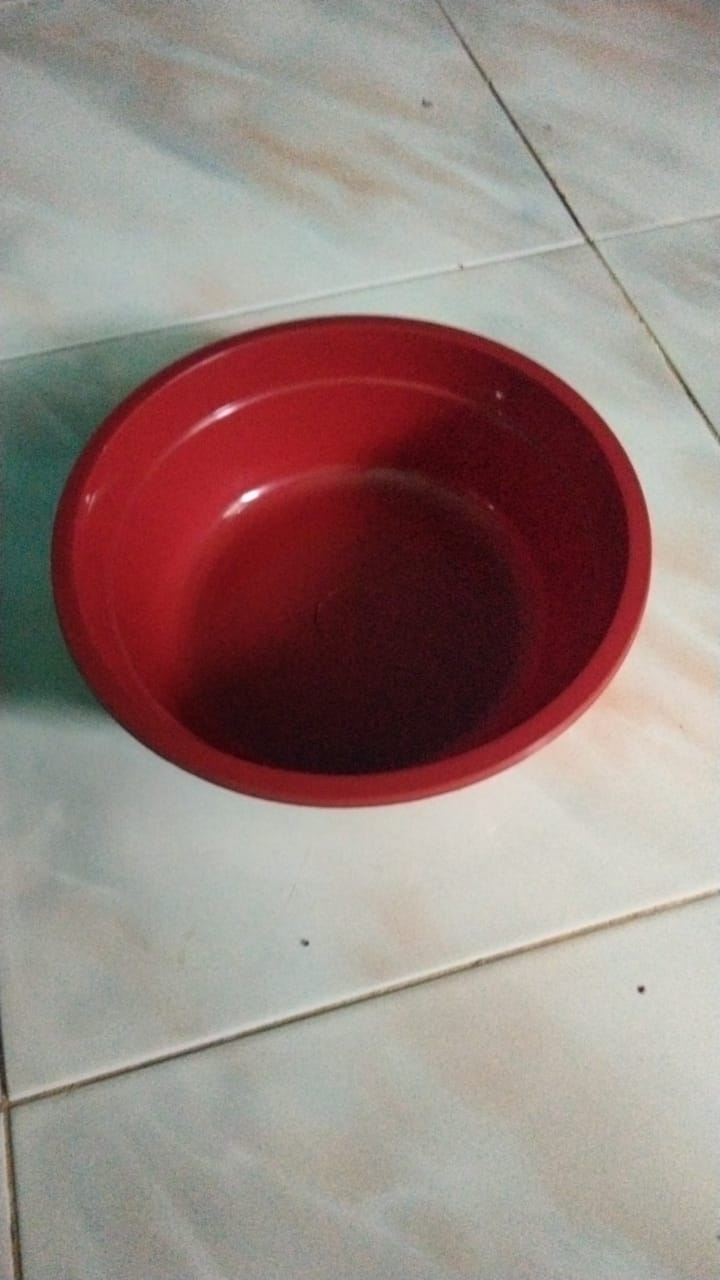
#> input picture Rio Adrian_1MIO_062340833237/Tambahan/baskom.jpg, 720 x 1280 px, found by its file name
$ python Tambahan_baskom.py
#> lines starting #> are read from the running program, lines starting #| are printed output that depends on the picture; after the words box and inside, x2 and y2 are one past the last pixel; in counts of white or black regions, pixels touching at a corner belong together
#> further down, original is the input picture: shape (1280, 720, 3); mean B, G, R 127.7, 132.3, 151.1
import cv2
import numpy as np
import matplotlib.pyplot as plt

# Fungsi untuk melakukan deteksi tepi pada gambar
def edge_detection(image):
    gray = cv2.cvtColor(image, cv2.COLOR_BGR2GRAY)
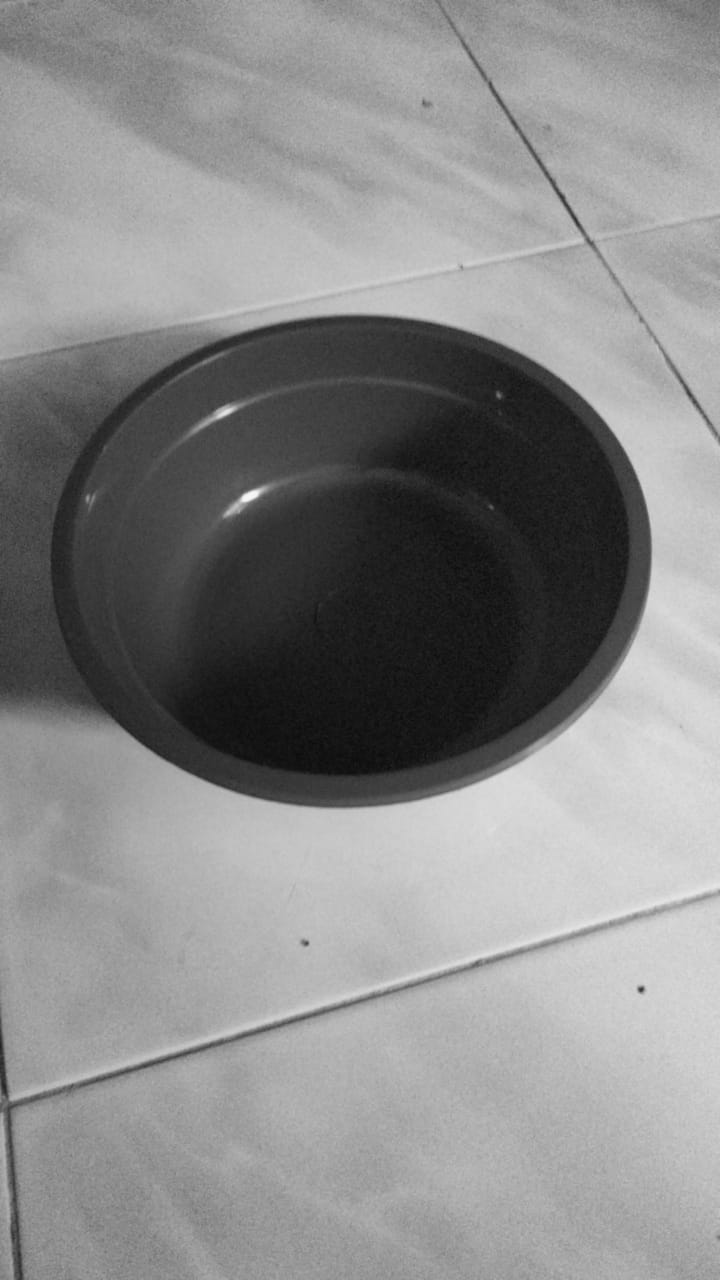
#> gray: shape (1280, 720); min 11, max 249, mean 137.4
    edges = cv2.Canny(gray, 50, 150)
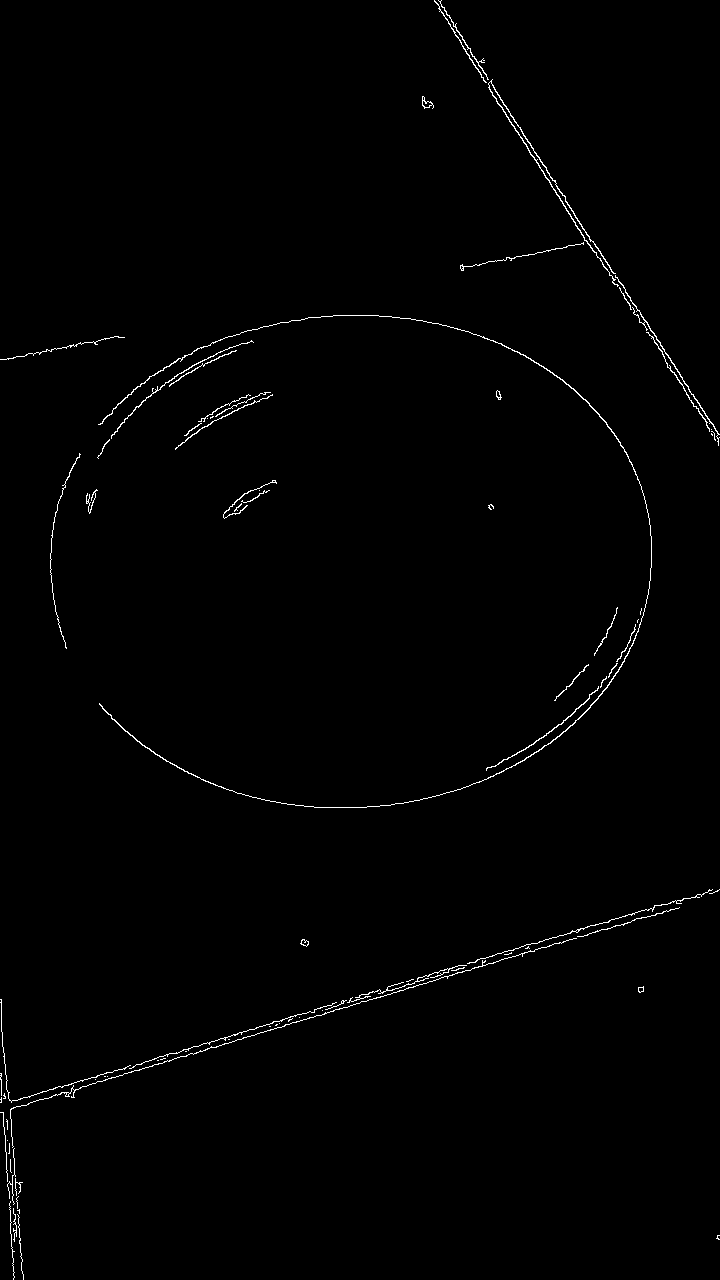
#> edges: shape (1280, 720); 0.82% white in thin lines or dots
    return cv2.cvtColor(edges, cv2.COLOR_GRAY2RGB)
#> returned value: shape (1280, 720, 3); 0.82% white in thin lines or dots

# Fungsi untuk melakukan segmentasi pada gambar
def remove_background(image):
    hsv = cv2.cvtColor(image, cv2.COLOR_BGR2HSV)
#> hsv: shape (1280, 720, 3); mean H, S, V 72.5, 63.9, 153.8
    lower_red1 = np.array([0, 100, 100])  # Nilai batas rendah untuk warna merah dalam format HSV
    upper_red1 = np.array([10, 255, 255])  # Nilai batas tinggi untuk warna merah dalam format HSV
    lower_red2 = np.array([160, 100, 100])  # Nilai batas rendah alternatif untuk warna merah dalam format HSV
    upper_red2 = np.array([179, 255, 255])  # Nilai batas tinggi alternatif untuk warna merah dalam format HSV
    mask1 = cv2.inRange(hsv, lower_red1, upper_red1)
#> mask1: shape (1280, 720); 0.9% white; 223 white regions (183 under 20 px), largest, box (x1, y1, x2, y2) and area: (536, 474, 652, 743) 1694, (284, 780, 414, 807) 1167, (412, 760, 512, 800) 740
    mask2 = cv2.inRange(hsv, lower_red2, upper_red2)
#> mask2: shape (1280, 720); 10.9% white; 78 white regions (72 under 20 px), largest, box (x1, y1, x2, y2) and area: (66, 319, 648, 803) 100540, (496, 391, 502, 400) 38, (309, 574, 318, 582) 30, (488, 504, 494, 510) 21, (152, 732, 160, 737) 21, (314, 540, 320, 544) 20
    mask = cv2.bitwise_or(mask1, mask2)
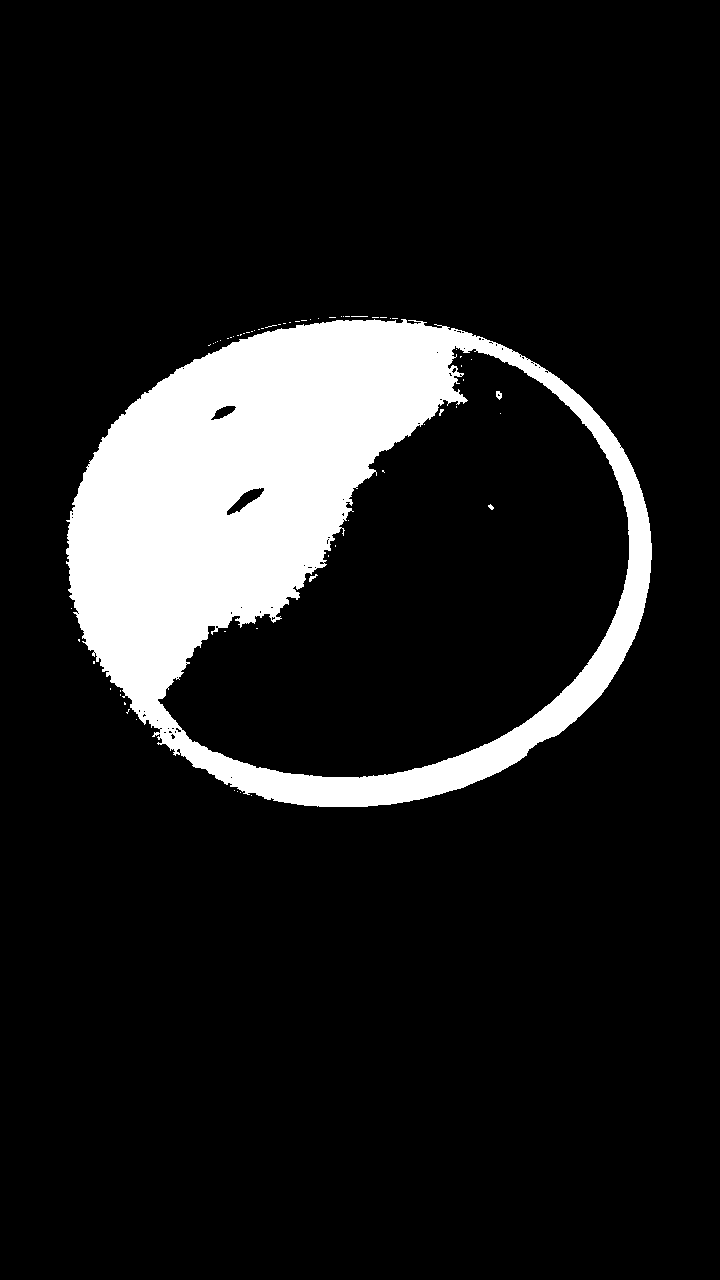
#> mask: shape (1280, 720); 11.8% white; 65 white regions (61 under 20 px), largest, box (x1, y1, x2, y2) and area: (66, 319, 652, 807) 108851, (496, 391, 502, 400) 38, (309, 574, 318, 582) 30, (488, 504, 494, 510) 21
    result = cv2.bitwise_and(image, image, mask=mask)
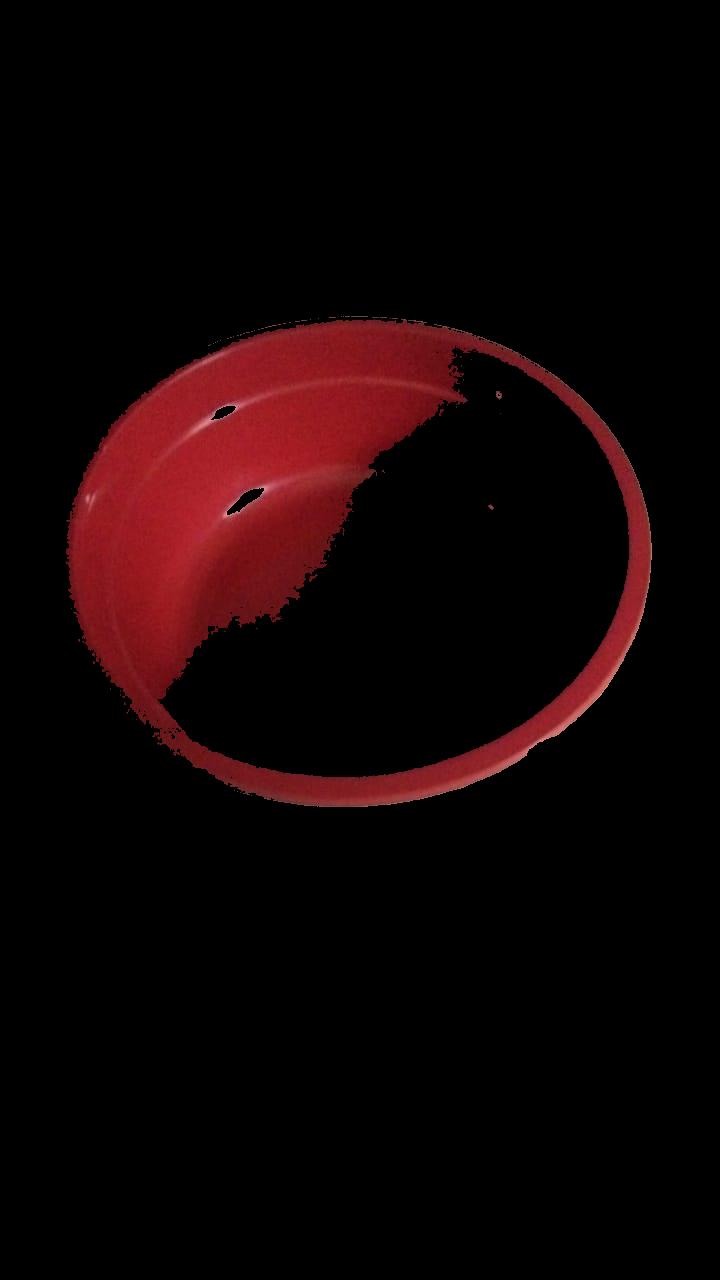
#> result: shape (1280, 720, 3); mean B, G, R 4.2, 3.6, 16.6
    return result

# Baca gambar
original = cv2.imread('Tambahan/baskom.jpg')

# Deteksi tepi pada gambar
edges = edge_detection(original)

# Hapus background pada gambar dengan segmentasi warna merah
segmented = remove_background(original)

# untuk menampilkan ketiga gambar dalam satu jendela
plt.figure(figsize=(10, 5))

# Gambar original
plt.subplot(1, 3, 1)
plt.imshow(cv2.cvtColor(original, cv2.COLOR_BGR2RGB))
plt.title('Gambar Original')
plt.axis('off')

# Gambar dengan deteksi tepi
plt.subplot(1, 3, 2)
plt.imshow(edges)
plt.title('Deteksi Tepi Gambar')
plt.axis('off')

# Gambar dengan segmentasi
plt.subplot(1, 3, 3)
plt.imshow(cv2.cvtColor(segmented, cv2.COLOR_BGR2RGB))
plt.title('Hasil Segmentasi')
plt.axis('off')

# Tampilkan jendela
plt.show()
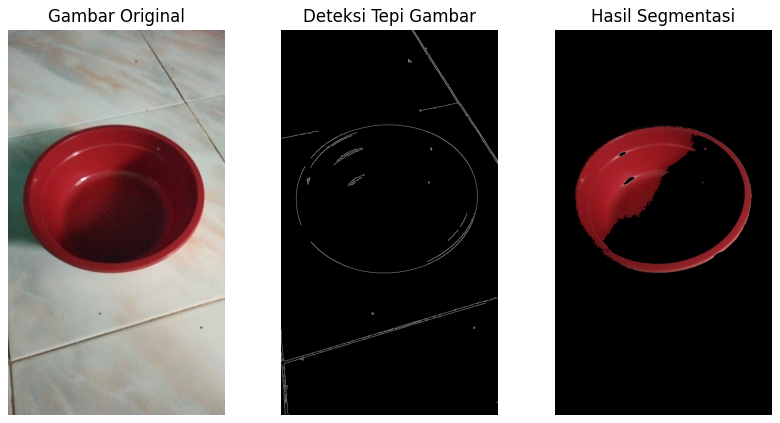
#> figure drawn by matplotlib, 3 panels
